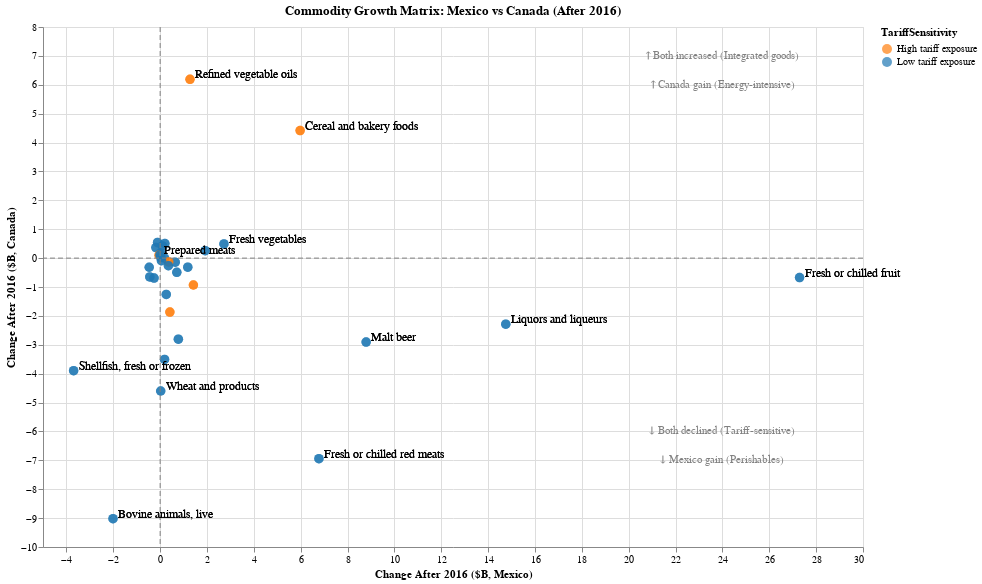

This figure's notebook cell:
### Markdown cell above
| Observation                                                                 | Likely Interpretation                                                                                    | Policy Connection                                       |
| --------------------------------------------------------------------------- | -------------------------------------------------------------------------------------------------------- | ------------------------------------------------------- |
| 🇲🇽 Fresh fruits, vegetables, beer, bakery goods → **increase after 2016** | Despite tariffs, U.S. demand remained high — food perishability and proximity make Mexico indispensable. | *Tariffs had limited effect; “nearshoring resilience.”* |
| 🇨🇦 Red meats, dairy, cereals → **increase**                               | Processed and energy-intensive goods stayed competitive — benefited from **lower (10%) energy tariffs**. | *Partial exemption = advantage to Canadian processors.* |
| 🇲🇽 Processed or energy-dependent goods → **decline**                      | Higher transportation and energy costs from 25% tariff plus energy-price rise.                           | *Direct negative impact of tariff policy.*              |

### Code cell
df_shift = df_pivot.with_columns(
    (pl.col("After_2016").fill_null(0) - pl.col("Before_2016").fill_null(0)).alias("Change_B")
)

energy_intensive = [
    "Cereal and bakery foods", "Prepared meats", "Processed meats",
    "Dairy products", "Refined vegetable oils", "Chocolate",
    "Frozen red meats and parts", "Cocoa paste, butter, and powder",
    "Sauces, soups, prepared foods", "Beer and malt"
]

df_shift = df_shift.with_columns(
    pl.when(pl.col("Commodity").is_in(energy_intensive))
    .then(pl.lit("High tariff exposure"))
    .otherwise(pl.lit("Low tariff exposure"))
    .alias("TariffSensitivity")
)

df_shift_pivot = (
    df_shift
    .pivot(values="Change_B", index="Commodity", columns="Country")
    .rename({"CANADA": "Change_CANADA", "MEXICO": "Change_MEXICO"})
    .join(df_shift.select(["Commodity", "TariffSensitivity"]), on="Commodity", how="left")
)

labels = alt.Chart(pd.DataFrame({
    "x": [24, 24, 24, 24],
    "y": [7, 6, -7, -6],
    "text": [
        "↑ Both increased (Integrated goods)",
        "↑ Canada gain (Energy-intensive)",
        "↓ Mexico gain (Perishables)",
        "↓ Both declined (Tariff-sensitive)"
    ]
})).mark_text(color="gray", fontSize=11).encode(x="x:Q", y="y:Q", text="text:N")

rule_x = alt.Chart(pd.DataFrame({"x": [0]})).mark_rule(strokeDash=[5,3], color="gray").encode(x="x:Q")
rule_y = alt.Chart(pd.DataFrame({"y": [0]})).mark_rule(strokeDash=[5,3], color="gray").encode(y="y:Q")

chart_quadrant = (
    alt.Chart(df_shift_pivot)
    .mark_circle(size=90, opacity=0.7)
    .encode(
        x=alt.X("Change_MEXICO:Q", title="Change After 2016 ($B, Mexico)"),
        y=alt.Y("Change_CANADA:Q", title="Change After 2016 ($B, Canada)"),
        color=alt.Color("TariffSensitivity:N",
                        scale=alt.Scale(domain=["High tariff exposure","Low tariff exposure"],
                                        range=["#ff7f0e","#1f77b4"])),
        tooltip=["Commodity","Change_MEXICO","Change_CANADA","TariffSensitivity"]
    )
    .properties(title="Commodity Growth Matrix: Mexico vs Canada (After 2016)", width=820, height=520)
)

highlight_items = [
    "Wheat and products", "Fresh vegetables", "Malt beer", "Cereal and bakery foods",
    "Prepared meats", "Fresh or chilled fruit", "Refined vegetable oils",
    "Shellfish, fresh or frozen", "Bovine animals, live", "Fresh or chilled red meats",
    "Liquors and liqueurs"
]

text = (
    alt.Chart(df_shift_pivot.filter(pl.col("Commodity").is_in(highlight_items)))
    .mark_text(align="left", dx=5, dy=-5, fontSize=12)
    .encode(x="Change_MEXICO:Q", y="Change_CANADA:Q", text="Commodity:N")
)

chart_final = chart_quadrant + rule_x + rule_y + labels + text
chart_final

### Figure 1 — Vega-Lite specification as saved in the notebook (floating-point values rounded to 4 significant figures)
{"config": {"view": {"continuousWidth": 300, "continuousHeight": 300}}, "layer": [{"data": {"name": "data-50c0a8aebe616bc6ddee2e5615a6e119"}, "mark": {"type": "circle", "opacity": 0.7, "size": 90}, "encoding": {"color": {"field": "TariffSensitivity", "scale": {"domain": ["High tariff exposure", "Low tariff exposure"], "range": ["#ff7f0e", "#1f77b4"]}, "type": "nominal"}, "tooltip": [{"field": "Commodity", "type": "nominal"}, {"field": "Change_MEXICO", "type": "quantitative"}, {"field": "Change_CANADA", "type": "quantitative"}, {"field": "TariffSensitivity", "type": "nominal"}], "x": {"field": "Change_MEXICO", "title": "Change After 2016 ($B, Mexico)", "type": "quantitative"}, "y": {"field": "Change_CANADA", "title": "Change After 2016 ($B, Canada)", "type": "quantitative"}}, "title": "Commodity Growth Matrix: Mexico vs Canada (After 2016)"}, {"data": {"name": "data-d285a7403ed98ae579761d64a864032b"}, "mark": {"type": "rule", "color": "gray", "strokeDash": [5, 3]}, "encoding": {"x": {"field": "x", "type": "quantitative"}}}, {"data": {"name": "data-a0a55d106695e8d630baff0f16eee66d"}, "mark": {"type": "rule", "color": "gray", "strokeDash": [5, 3]}, "encoding": {"y": {"field": "y", "type": "quantitative"}}}, {"data": {"name": "data-e6e4458bcab6a51854d2df3ff4e75adc"}, "mark": {"type": "text", "color": "gray", "fontSize": 11}, "encoding": {"text": {"field": "text", "type": "nominal"}, "x": {"field": "x", "type": "quantitative"}, "y": {"field": "y", "type": "quantitative"}}}, {"data": {"name": "data-3c0a20de552c3435840e68eacc836022"}, "mark": {"type": "text", "align": "left", "dx": 5, "dy": -5, "fontSize": 12}, "encoding": {"text": {"field": "Commodity", "type": "nominal"}, "x": {"field": "Change_MEXICO", "type": "quantitative"}, "y": {"field": "Change_CANADA", "type": "quantitative"}}}], "height": 520, "width": 820, "$schema": "https://vega.github.io/schema/vega-lite/v5.20.1.json", "datasets": {"data-50c0a8aebe616bc6ddee2e5615a6e119": [{"Commodity": "Yogurt, buttermilk, or whey", "Change_MEXICO": 0.0263, "Change_CANADA": 0.1777, "TariffSensitivity": "Low tariff exposure"}, {"Commodity": "Yogurt, buttermilk, or whey", "Change_MEXICO": 0.0263, "Change_CANADA": 0.1777, "TariffSensitivity": "Low tariff exposure"}, {"Commodity": "Essential oils", "Change_MEXICO": 0.1913, "Change_CANADA": -0.0005, "TariffSensitivity": "Low tariff exposure"}, {"Commodity": "Essential oils", "Change_MEXICO": 0.1913, "Change_CANADA": -0.0005, "TariffSensitivity": "Low tariff exposure"}, {"Commodity": "Nonalcoholic beverages", "Change_MEXICO": 1.179, "Change_CANADA": -0.3156, "TariffSensitivity": "Low tariff exposure"}, {"Commodity": "Nonalcoholic beverages", "Change_MEXICO": 1.179, "Change_CANADA": -0.3156, "TariffSensitivity": "Low tariff exposure"}, {"Commodity": "Live poultry", "Change_MEXICO": null, "Change_CANADA": -0.2171, "TariffSensitivity": "Low tariff exposure"}, {"Commodity": "Fresh or chilled fruit", "Change_MEXICO": 27.29, "Change_CANADA": -0.6723, "TariffSensitivity": "Low tariff exposure"}, {"Commodity": "Fresh or chilled fruit", "Change_MEXICO": 27.29, "Change_CANADA": -0.6723, "TariffSensitivity": "Low tariff exposure"}, {"Commodity": "Fruit juices", "Change_MEXICO": 0.6448, "Change_CANADA": -0.1417, "TariffSensitivity": "Low tariff exposure"}, {"Commodity": "Fruit juices", "Change_MEXICO": 0.6448, "Change_CANADA": -0.1417, "TariffSensitivity": "Low tariff exposure"}, {"Commodity": "Frozen vegetables", "Change_MEXICO": -0.4418, "Change_CANADA": -0.653, "TariffSensitivity": "Low tariff exposure"}, {"Commodity": "Frozen vegetables", "Change_MEXICO": -0.4418, "Change_CANADA": -0.653, "TariffSensitivity": "Low tariff exposure"}, {"Commodity": "Dried vegetables", "Change_MEXICO": -0.1825, "Change_CANADA": 0.3635, "TariffSensitivity": "Low tariff exposure"}, {"Commodity": "Dried vegetables", "Change_MEXICO": -0.1825, "Change_CANADA": 0.3635, "TariffSensitivity": "Low tariff exposure"}, {"Commodity": "Shellfish, fresh or frozen", "Change_MEXICO": -3.693, "Change_CANADA": -3.898, "TariffSensitivity": "Low tariff exposure"}, {"Commodity": "Shellfish, fresh or frozen", "Change_MEXICO": -3.693, "Change_CANADA": -3.898, "TariffSensitivity": "Low tariff exposure"}, {"Commodity": "Milled grain products", "Change_MEXICO": 0.7113, "Change_CANADA": -0.493, "TariffSensitivity": "Low tariff exposure"}, {"Commodity": "Milled grain products", "Change_MEXICO": 0.7113, "Change_CANADA": -0.493, "TariffSensitivity": "Low tariff exposure"}, {"Commodity": "Prepared tree nuts", "Change_MEXICO": 0.0985, "Change_CANADA": 0.4231, "TariffSensitivity": "Low tariff exposure"}, {"Commodity": "Prepared tree nuts", "Change_MEXICO": 0.0985, "Change_CANADA": 0.4231, "TariffSensitivity": "Low tariff exposure"}, {"Commodity": "Crude vegetable oils", "Change_MEXICO": -0.1096, "Change_CANADA": 0.543, "TariffSensitivity": "Low tariff exposure"}, {"Commodity": "Crude vegetable oils", "Change_MEXICO": -0.1096, "Change_CANADA": 0.543, "TariffSensitivity": "Low tariff exposure"}, {"Commodity": "Swine, live", "Change_MEXICO": null, "Change_CANADA": -3.673, "TariffSensitivity": "Low tariff exposure"}, {"Commodity": "Oilseeds", "Change_MEXICO": null, "Change_CANADA": -3.359, "TariffSensitivity": "Low tariff exposure"}, {"Commodity": "Prepared meats", "Change_MEXICO": -0.0451, "Change_CANADA": 0.1009, "TariffSensitivity": "High tariff exposure"}, {"Commodity": "Prepared meats", "Change_MEXICO": -0.0451, "Change_CANADA": 0.1009, "TariffSensitivity": "High tariff exposure"}, {"Commodity": "Refined vegetable oils", "Change_MEXICO": 1.275, "Change_CANADA": 6.189, "TariffSensitivity": "High tariff exposure"}, {"Commodity": "Refined vegetable oils", "Change_MEXICO": 1.275, "Change_CANADA": 6.189, "TariffSensitivity": "High tariff exposure"}, {"Commodity": "Prepared or preserved vegetables", "Change_MEXICO": -0.2593, "Change_CANADA": -0.6909, "TariffSensitivity": "Low tariff exposure"}, {"Commodity": "Prepared or preserved vegetables", "Change_MEXICO": -0.2593, "Change_CANADA": -0.6909, "TariffSensitivity": "Low tariff exposure"}, {"Commodity": "Malt beer", "Change_MEXICO": 8.792, "Change_CANADA": -2.906, "TariffSensitivity": "Low tariff exposure"}, {"Commodity": "Malt beer", "Change_MEXICO": 8.792, "Change_CANADA": -2.906, "TariffSensitivity": "Low tariff exposure"}, {"Commodity": "Sauces, soups, prepared foods", "Change_MEXICO": 0.4153, "Change_CANADA": -1.868, "TariffSensitivity": "High tariff exposure"}, {"Commodity": "Sauces, soups, prepared foods", "Change_MEXICO": 0.4153, "Change_CANADA": -1.868, "TariffSensitivity": "High tariff exposure"}, {"Commodity": "Dried, prepared or preserved fruit", "Change_MEXICO": 1.924, "Change_CANADA": 0.2587, "TariffSensitivity": "Low tariff exposure"}, {"Commodity": "Dried, prepared or preserved fruit", "Change_MEXICO": 1.924, "Change_CANADA": 0.2587, "TariffSensitivity": "Low tariff exposure"}, {"Commodity": "Confections", "Change_MEXICO": 0.7777, "Change_CANADA": -2.805, "TariffSensitivity": "Low tariff exposure"}, {"Commodity": "Confections", "Change_MEXICO": 0.7777, "Change_CANADA": -2.805, "TariffSensitivity": "Low tariff exposure"}, {"Commodity": "Coffee, roasted and instant", "Change_MEXICO": -0.0045, "Change_CANADA": 0.1111, "TariffSensitivity": "Low tariff exposure"}, {"Commodity": "Coffee, roasted and instant", "Change_MEXICO": -0.0045, "Change_CANADA": 0.1111, "TariffSensitivity": "Low tariff exposure"}, {"Commodity": "Chocolate", "Change_MEXICO": 0.3638, "Change_CANADA": -0.1312, "TariffSensitivity": "High tariff exposure"}, {"Commodity": "Chocolate", "Change_MEXICO": 0.3638, "Change_CANADA": -0.1312, "TariffSensitivity": "High tariff exposure"}, {"Commodity": "Sheep and goats, live", "Change_MEXICO": null, "Change_CANADA": -0.0367, "TariffSensitivity": "Low tariff exposure"}, {"Commodity": "Cereal and bakery foods", "Change_MEXICO": 5.974, "Change_CANADA": 4.416, "TariffSensitivity": "High tariff exposure"}, {"Commodity": "Cereal and bakery foods", "Change_MEXICO": 5.974, "Change_CANADA": 4.416, "TariffSensitivity": "High tariff exposure"}, {"Commodity": "Milk and cream", "Change_MEXICO": 0.0248, "Change_CANADA": 0.0264, "TariffSensitivity": "Low tariff exposure"}, {"Commodity": "Milk and cream", "Change_MEXICO": 0.0248, "Change_CANADA": 0.0264, "TariffSensitivity": "Low tariff exposure"}, {"Commodity": "Animal and other fats", "Change_MEXICO": 0.2025, "Change_CANADA": 0.5042, "TariffSensitivity": "Low tariff exposure"}, {"Commodity": "Animal and other fats", "Change_MEXICO": 0.2025, "Change_CANADA": 0.5042, "TariffSensitivity": "Low tariff exposure"}, {"Commodity": "Bovine animals, live", "Change_MEXICO": -2.011, "Change_CANADA": -9.02, "TariffSensitivity": "Low tariff exposure"}, {"Commodity": "Bovine animals, live", "Change_MEXICO": -2.011, "Change_CANADA": -9.02, "TariffSensitivity": "Low tariff exposure"}, {"Commodity": "Fresh vegetables", "Change_MEXICO": 2.724, "Change_CANADA": 0.4923, "TariffSensitivity": "Low tariff exposure"}, {"Commodity": "Fresh vegetables", "Change_MEXICO": 2.724, "Change_CANADA": 0.4923, "TariffSensitivity": "Low tariff exposure"}, {"Commodity": "Other sweeteners and syrups", "Change_MEXICO": 0.2602, "Change_CANADA": -1.256, "TariffSensitivity": "Low tariff exposure"}, {"Commodity": "Other sweeteners and syrups", "Change_MEXICO": 0.2602, "Change_CANADA": -1.256, "TariffSensitivity": "Low tariff exposure"}, {"Commodity": "Ground nuts", "Change_MEXICO": 0.0548, "Change_CANADA": -0.0874, "TariffSensitivity": "Low tariff exposure"}, {"Commodity": "Ground nuts", "Change_MEXICO": 0.0548, "Change_CANADA": -0.0874, "TariffSensitivity": "Low tariff exposure"}, {"Commodity": "Wine", "Change_MEXICO": null, "Change_CANADA": 0.5681, "TariffSensitivity": "Low tariff exposure"}, {"Commodity": "Butter or spreads", "Change_MEXICO": 0.1809, "Change_CANADA": null, "TariffSensitivity": "Low tariff exposure"}, {"Commodity": "Whole fish--fresh, chilled, or frozen", "Change_MEXICO": 0.1884, "Change_CANADA": -3.507, "TariffSensitivity": "Low tariff exposure"}, {"Commodity": "Whole fish--fresh, chilled, or frozen", "Change_MEXICO": 0.1884, "Change_CANADA": -3.507, "TariffSensitivity": "Low tariff exposure"}, {"Commodity": "Sugar, cane and beet", "Change_MEXICO": -2.7, "Change_CANADA": null, "TariffSensitivity": "Low tariff exposure"}, {"Commodity": "Frozen fruit", "Change_MEXICO": 0.3523, "Change_CANADA": -0.265, "TariffSensitivity": "Low tariff exposure"}, {"Commodity": "Frozen fruit", "Change_MEXICO": 0.3523, "Change_CANADA": -0.265, "TariffSensitivity": "Low tariff exposure"}, {"Commodity": "Spices", "Change_MEXICO": 0.1027, "Change_CANADA": null, "TariffSensitivity": "Low tariff exposure"}, {"Commodity": "Liquors and liqueurs", "Change_MEXICO": 14.75, "Change_CANADA": -2.289, "TariffSensitivity": "Low tariff exposure"}, {"Commodity": "Liquors and liqueurs", "Change_MEXICO": 14.75, "Change_CANADA": -2.289, "TariffSensitivity": "Low tariff exposure"}, {"Commodity": "Frozen red meats and parts", "Change_MEXICO": 1.419, "Change_CANADA": -0.9307, "TariffSensitivity": "High tariff exposure"}, {"Commodity": "Frozen red meats and parts", "Change_MEXICO": 1.419, "Change_CANADA": -0.9307, "TariffSensitivity": "High tariff exposure"}, {"Commodity": "Wheat and products", "Change_MEXICO": 0.0237, "Change_CANADA": -4.6, "TariffSensitivity": "Low tariff exposure"}, {"Commodity": "Wheat and products", "Change_MEXICO": 0.0237, "Change_CANADA": -4.6, "TariffSensitivity": "Low tariff exposure"}, {"Commodity": "Bird eggs", "Change_MEXICO": null, "Change_CANADA": -0.088, "TariffSensitivity": "Low tariff exposure"}, {"Commodity": "Tea and mate", "Change_MEXICO": null, "Change_CANADA": -0.6066, "TariffSensitivity": "Low tariff exposure"}, {"Commodity": "Bulk grains", "Change_MEXICO": null, "Change_CANADA": -7.943, "TariffSensitivity": "Low tariff exposure"}, {"Commodity": "Fowl and other meats", "Change_MEXICO": null, "Change_CANADA": -0.7954, "TariffSensitivity": "Low tariff exposure"}, {"Commodity": "Other edible products", "Change_MEXICO": -0.4666, "Change_CANADA": -0.3164, "TariffSensitivity": "Low tariff exposure"}, {"Commodity": "Other edible products", "Change_MEXICO": -0.4666, "Change_CANADA": -0.3164, "TariffSensitivity": "Low tariff exposure"}, {"Commodity": "Fresh or chilled red meats", "Change_MEXICO": 6.777, "Change_CANADA": -6.941, "TariffSensitivity": "Low tariff exposure"}, {"Commodity": "Fresh or chilled red meats", "Change_MEXICO": 6.777, "Change_CANADA": -6.941, "TariffSensitivity": "Low tariff exposure"}, {"Commodity": "Bananas and plantains", "Change_MEXICO": 0.6353, "Change_CANADA": null, "TariffSensitivity": "Low tariff exposure"}, {"Commodity": "Cocoa paste, butter, and powder", "Change_MEXICO": null, "Change_CANADA": -0.0155, "TariffSensitivity": "High tariff exposure"}, {"Commodity": "Prepared fish and shellfish", "Change_MEXICO": null, "Change_CANADA": -2.399, "TariffSensitivity": "Low tariff exposure"}, {"Commodity": "Cheese, fresh or processed", "Change_MEXICO": null, "Change_CANADA": -0.0565, "TariffSensitivity": "Low tariff exposure"}, {"Commodity": "Coffee extracts and preparations", "Change_MEXICO": -0.1016, "Change_CANADA": null, "TariffSensitivity": "Low tariff exposure"}, {"Commodity": "Fish fillets and mince", "Change_MEXICO": null, "Change_CANADA": -2.399, "TariffSensitivity": "Low tariff exposure"}, {"Commodity": "Tree nuts", "Change_MEXICO": 1.095, "Change_CANADA": null, "TariffSensitivity": "Low tariff exposure"}], "data-d285a7403ed98ae579761d64a864032b": [{"x": 0}], "data-a0a55d106695e8d630baff0f16eee66d": [{"y": 0}], "data-e6e4458bcab6a51854d2df3ff4e75adc": [{"x": 24, "y": 7, "text": "↑ Both increased (Integrated goods)"}, {"x": 24, "y": 6, "text": "↑ Canada gain (Energy-intensive)"}, {"x": 24, "y": -7, "text": "↓ Mexico gain (Perishables)"}, {"x": 24, "y": -6, "text": "↓ Both declined (Tariff-sensitive)"}], "data-3c0a20de552c3435840e68eacc836022": [{"Commodity": "Fresh or chilled fruit", "Change_MEXICO": 27.29, "Change_CANADA": -0.6723, "TariffSensitivity": "Low tariff exposure"}, {"Commodity": "Fresh or chilled fruit", "Change_MEXICO": 27.29, "Change_CANADA": -0.6723, "TariffSensitivity": "Low tariff exposure"}, {"Commodity": "Shellfish, fresh or frozen", "Change_MEXICO": -3.693, "Change_CANADA": -3.898, "TariffSensitivity": "Low tariff exposure"}, {"Commodity": "Shellfish, fresh or frozen", "Change_MEXICO": -3.693, "Change_CANADA": -3.898, "TariffSensitivity": "Low tariff exposure"}, {"Commodity": "Prepared meats", "Change_MEXICO": -0.0451, "Change_CANADA": 0.1009, "TariffSensitivity": "High tariff exposure"}, {"Commodity": "Prepared meats", "Change_MEXICO": -0.0451, "Change_CANADA": 0.1009, "TariffSensitivity": "High tariff exposure"}, {"Commodity": "Refined vegetable oils", "Change_MEXICO": 1.275, "Change_CANADA": 6.189, "TariffSensitivity": "High tariff exposure"}, {"Commodity": "Refined vegetable oils", "Change_MEXICO": 1.275, "Change_CANADA": 6.189, "TariffSensitivity": "High tariff exposure"}, {"Commodity": "Malt beer", "Change_MEXICO": 8.792, "Change_CANADA": -2.906, "TariffSensitivity": "Low tariff exposure"}, {"Commodity": "Malt beer", "Change_MEXICO": 8.792, "Change_CANADA": -2.906, "TariffSensitivity": "Low tariff exposure"}, {"Commodity": "Cereal and bakery foods", "Change_MEXICO": 5.974, "Change_CANADA": 4.416, "TariffSensitivity": "High tariff exposure"}, {"Commodity": "Cereal and bakery foods", "Change_MEXICO": 5.974, "Change_CANADA": 4.416, "TariffSensitivity": "High tariff exposure"}, {"Commodity": "Bovine animals, live", "Change_MEXICO": -2.011, "Change_CANADA": -9.02, "TariffSensitivity": "Low tariff exposure"}, {"Commodity": "Bovine animals, live", "Change_MEXICO": -2.011, "Change_CANADA": -9.02, "TariffSensitivity": "Low tariff exposure"}, {"Commodity": "Fresh vegetables", "Change_MEXICO": 2.724, "Change_CANADA": 0.4923, "TariffSensitivity": "Low tariff exposure"}, {"Commodity": "Fresh vegetables", "Change_MEXICO": 2.724, "Change_CANADA": 0.4923, "TariffSensitivity": "Low tariff exposure"}, {"Commodity": "Liquors and liqueurs", "Change_MEXICO": 14.75, "Change_CANADA": -2.289, "TariffSensitivity": "Low tariff exposure"}, {"Commodity": "Liquors and liqueurs", "Change_MEXICO": 14.75, "Change_CANADA": -2.289, "TariffSensitivity": "Low tariff exposure"}, {"Commodity": "Wheat and products", "Change_MEXICO": 0.0237, "Change_CANADA": -4.6, "TariffSensitivity": "Low tariff exposure"}, {"Commodity": "Wheat and products", "Change_MEXICO": 0.0237, "Change_CANADA": -4.6, "TariffSensitivity": "Low tariff exposure"}, {"Commodity": "Fresh or chilled red meats", "Change_MEXICO": 6.777, "Change_CANADA": -6.941, "TariffSensitivity": "Low tariff exposure"}, {"Commodity": "Fresh or chilled red meats", "Change_MEXICO": 6.777, "Change_CANADA": -6.941, "TariffSensitivity": "Low tariff exposure"}]}}
